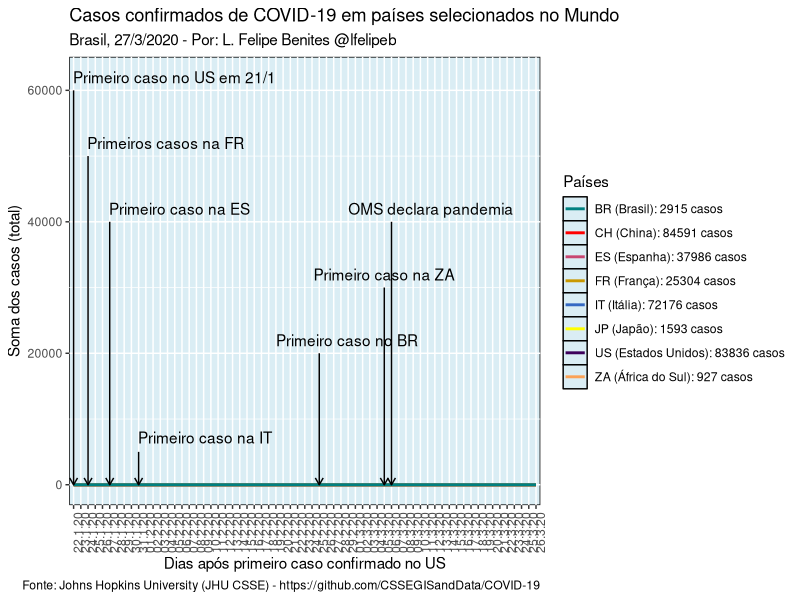

Reproduce this figure in R.
#!/usr/bin/env Rscript

# I saved in R format because  its better to edit, but editing a .txt file is good, then and execute in R copying and pasting instead of running the script#
require(ggplot2)

library(ggplot2)


BR_19_covid_Confirmed <- read.csv("WORLD_26.3.csv")

BR_19_covid_Confirmed <- read.csv("world_log_26.csv")


BR_19_covid_Confirmed$DATE <- factor(BR_19_covid_Confirmed$DATE, levels = BR_19_covid_Confirmed$DATE)

ggplot(BR_19_covid_Confirmed, aes(x= DATE,group = 1)) +
geom_line(aes(y = CH,color="CH"),lwd=1)  +
geom_line(aes(y = ES,color="ES"),lwd=1)  +
geom_line(aes(y = FR,color="FR"),lwd=1)  +
geom_line(aes(y = IT,color="IT"),lwd=1)  +
geom_line(aes(y = JP,color="JP"),lwd=1)  +
geom_line(aes(y = US,color="US"),lwd=1)  +
geom_line(aes(y = ZA,color="ZA"),lwd=1)  +
geom_line(aes(y = BR,color="BR"),lwd=1)  +

scale_color_manual(name = "Países",
values = c("BR" = "#008080", "CH" = "#ff0000", "ES" = "#c84671", "FR" = "#c99800", "IT" = "#3569c3","JP" = "yellow","US" = "#3d005b", "ZA" = "#fba257"),
labels = c("BR (Brasil): 2915 casos","CH (China): 84591 casos", "ES (Espanha): 37986 casos","FR (França): 25304 casos","IT (Itália): 72176 casos","JP (Japão): 1593 casos", "US (Estados Unidos): 83836 casos", "ZA (África do Sul): 927 casos"))+
labs(x = "Dias após primeiro caso confirmado no US",
y = "Soma dos casos (total)",
title = "Casos confirmados de COVID-19 em países selecionados no Mundo",
subtitle = "Brasil, 27/3/2020 - Por: L. Felipe Benites @lfelipeb",caption="Fonte: Johns Hopkins University (JHU CSSE) - https://github.com/CSSEGISandData/COVID-19")+
theme(
panel.background = element_rect(fill = "#daedf4", colour = "black",
size = 0.5, linetype = "solid"),
panel.grid.major = element_line(size = 0.5, linetype = 'solid',
colour = "white"),
panel.grid.minor = element_line(size = 0.25, linetype = 'solid',
colour = "white")
)+theme(axis.text.x = element_text(angle = 90, hjust = 1))+

annotate(
geom = "curve", x = 35, y = 20000, xend = 35, yend = 0,
curvature = .0, arrow = arrow(length = unit(2, "mm"))
) +
annotate(geom = "text", x = 29, y = 22000, label = "Primeiro caso no BR", hjust = "left")+

annotate(
geom = "curve", x = 45, y = 40000, xend = 45, yend = 0,
curvature = .0, arrow = arrow(length = unit(2, "mm"))
) +
annotate(geom = "text", x = 39, y = 42000, label = "OMS declara pandemia", hjust = "left")+

annotate(
geom = "curve", x = 1, y = 60000, xend = 1, yend = 0,
curvature = .0, arrow = arrow(length = unit(2, "mm"))
) +
annotate(geom = "text", x = 0.9, y = 62000, label = "Primeiro caso no US em 21/1", hjust = "left")+

annotate(
geom = "curve", x = 3, y = 50000, xend = 3, yend = 0,
curvature = .0, arrow = arrow(length = unit(2, "mm"))
) +
annotate(geom = "text", x = 2.9, y = 52000, label = "Primeiros casos na FR", hjust = "left")+

annotate(
geom = "curve", x = 6, y = 40000, xend = 6, yend = 0,
curvature = .0, arrow = arrow(length = unit(2, "mm"))
) +
annotate(geom = "text", x = 5.9, y = 42000, label = "Primeiro caso na ES", hjust = "left")+

annotate(
geom = "curve", x = 10, y = 5000, xend = 10, yend = 0,
curvature = .0, arrow = arrow(length = unit(2, "mm"))
) +
annotate(geom = "text", x = 9.9, y = 7200, label = "Primeiro caso na IT", hjust = "left")+

annotate(
geom = "curve", x = 44, y = 30000, xend = 44, yend = 0,
curvature = .0, arrow = arrow(length = unit(2, "mm"))
) +
annotate(geom = "text", x = 34.2, y = 32000, label = "Primeiro caso na ZA", hjust = "left")

# to sabe uncomment and change the aspects to your favorite size #ggsave("COVID19_WORLD_26.3.pdf", width = 12.6, height = 5.07, limitsize = FALSE)

